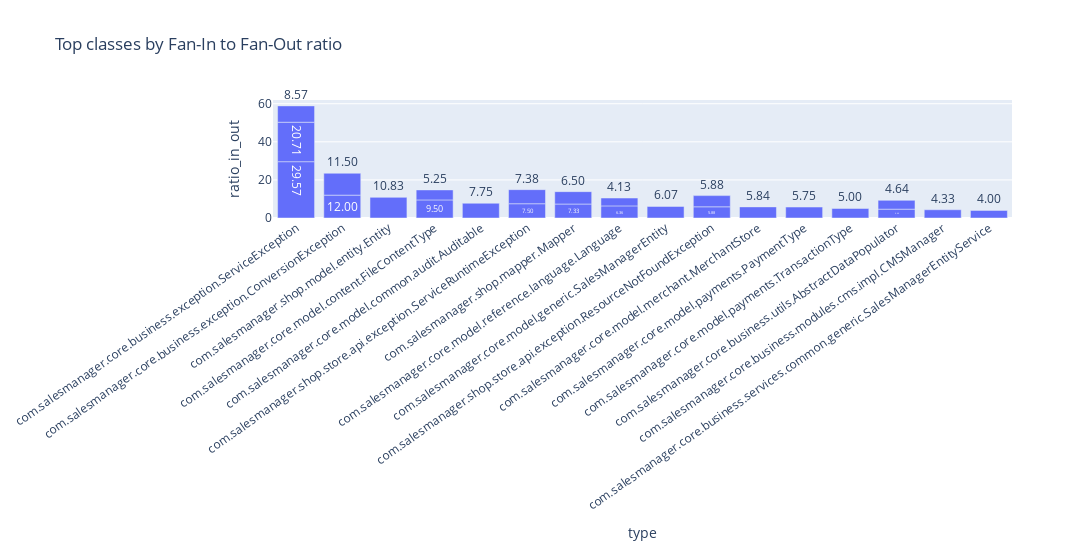

Notebook source saved alongside this figure:
### Markdown cell above
## 6) Ratio view — (Fan-In / (Fan-Out + 1))

### Code cell
if not merged.empty:
    merged["ratio_in_out"] = merged["fanIn"] / (merged["fanOut"] + 1.0)

    top_ratio = merged.sort_values("ratio_in_out", ascending=False).head(MAX_BARS)
    fig = px.bar(top_ratio, x="type", y="ratio_in_out", text="ratio_in_out",
                 title="Top classes by Fan-In to Fan-Out ratio")
    fig.update_traces(texttemplate='%{text:.2f}', textposition="outside", cliponaxis=False)
    fig.update_layout(xaxis_tickangle=-35, width=1200, height=550)
    fig.show()

### Figure 1 — Plotly figure (JSON) as saved in the notebook; plotly's stock layout.template omitted (floating-point values rounded to 4 significant figures)
{"data": [{"cliponaxis": false, "hovertemplate": "type=%{x}<br>ratio_in_out=%{text}<extra></extra>", "legendgroup": "", "marker": {"color": "#636efa", "pattern": {"shape": ""}}, "name": "", "orientation": "v", "showlegend": false, "text": [29.57, 20.71, 12.0, 11.5, 10.83, 9.5, 8.571, 7.75, 7.5, 7.375, 7.333, 6.5, 6.362, 6.067, 5.875, 5.875, 5.841, 5.75, 5.25, 5.0, 4.636, 4.636, 4.333, 4.128, 4.0], "textposition": "outside", "texttemplate": "%{text:.2f}", "type": "bar", "x": ["com.salesmanager.core.business.exception.ServiceException", "com.salesmanager.core.business.exception.ServiceException", "com.salesmanager.core.business.exception.ConversionException", "com.salesmanager.core.business.exception.ConversionException", "com.salesmanager.shop.model.entity.Entity", "com.salesmanager.core.model.content.FileContentType", "com.salesmanager.core.business.exception.ServiceException", "com.salesmanager.core.model.common.audit.Auditable", "com.salesmanager.shop.store.api.exception.ServiceRuntimeException", "com.salesmanager.shop.store.api.exception.ServiceRuntimeException", "com.salesmanager.shop.mapper.Mapper", "com.salesmanager.shop.mapper.Mapper", "com.salesmanager.core.model.reference.language.Language", "com.salesmanager.core.model.generic.SalesManagerEntity", "com.salesmanager.shop.store.api.exception.ResourceNotFoundException", "com.salesmanager.shop.store.api.exception.ResourceNotFoundException", "com.salesmanager.core.model.merchant.MerchantStore", "com.salesmanager.core.model.payments.PaymentType", "com.salesmanager.core.model.content.FileContentType", "com.salesmanager.core.model.payments.TransactionType", "com.salesmanager.core.business.utils.AbstractDataPopulator", "com.salesmanager.core.business.utils.AbstractDataPopulator", "com.salesmanager.core.business.modules.cms.impl.CMSManager", "com.salesmanager.core.model.reference.language.Language", "com.salesmanager.core.business.services.common.generic.SalesManagerEntityService"], "xaxis": "x", "y": [29.57, 20.71, 12.0, 11.5, 10.83, 9.5, 8.571, 7.75, 7.5, 7.375, 7.333, 6.5, 6.362, 6.067, 5.875, 5.875, 5.841, 5.75, 5.25, 5.0, 4.636, 4.636, 4.333, 4.128, 4.0], "yaxis": "y"}], "layout": {"barmode": "relative", "height": 550, "legend": {"tracegroupgap": 0}, "title": {"text": "Top classes by Fan-In to Fan-Out ratio"}, "width": 1200, "xaxis": {"anchor": "y", "domain": [0, 1], "tickangle": -35, "title": {"text": "type"}}, "yaxis": {"anchor": "x", "domain": [0, 1], "title": {"text": "ratio_in_out"}}}}
